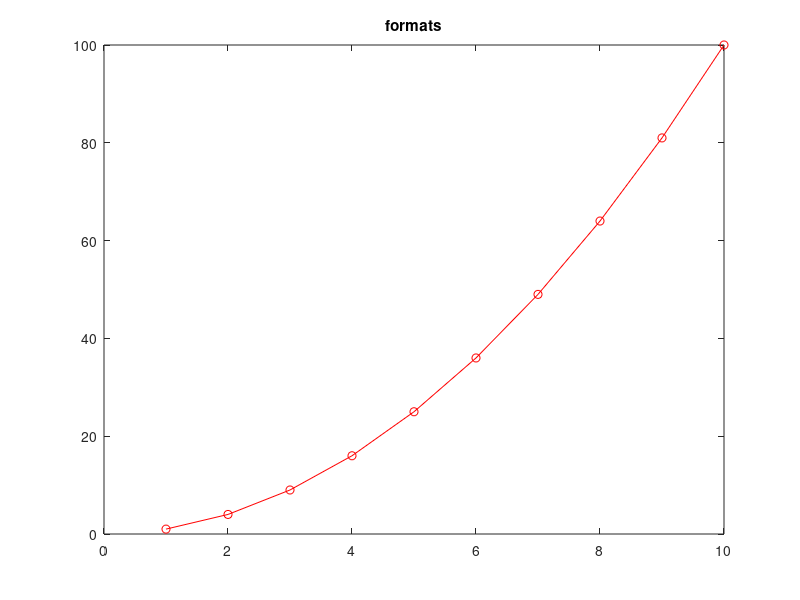

MATLAB code for this plot: (Note: this script raises an error after producing the figure.)
%=============================================================================
% Copyright (c) 2016-present Allan CORNET (Nelson)
%=============================================================================
% This file is part of Nelson.
%=============================================================================
% LICENCE_BLOCK_BEGIN
% SPDX-License-Identifier: LGPL-3.0-or-later
% LICENCE_BLOCK_END
%=============================================================================
% <--INTERACTIVE TEST-->
% <--WEB GUI REQUIRED--> run with: nelson-webview --file runtests_web.m
%=============================================================================
% Every raster export in WEB_GUI mode passes through the graphics_io codec
% registry. SVG and PDF retain their dedicated vector exporters.
out = tempname();
if ~isfolder(out)
  mkdir(out);
end
cleanupOut = onCleanup(@() rmdir(out, 's')); %#ok<NASGU>
f = figure();
plot(1:10, (1:10) .^ 2, 'r-o');
title('formats');
%=============================================================================
rasterFormats = {'png', 'jpg', 'gif', 'webp', 'tiff', 'bmp', 'tga', ...
                 'pbm', 'pgm', 'ppm', 'pnm', 'pcx'};
referenceSize = [];
for k = 1:length(rasterFormats)
  format = rasterFormats{k};
  filename = [out, '/fig.', format];
  saveas(f, filename);
  assert_istrue(isfile(filename));
  decoded = imread(filename);
  currentSize = [size(decoded, 1), size(decoded, 2)];
  if isempty(referenceSize)
    referenceSize = currentSize;
  end
  assert_isequal(currentSize, referenceSize);
end
%=============================================================================
svgFile = [out, '/fig.svg'];
saveas(f, svgFile);
assert_istrue(isfile(svgFile));
svgText = fileread(svgFile);
assert_istrue(contains(svgText, '<svg'));
assert_istrue(contains(svgText, '<polyline'));
assert_istrue(contains(svgText, '<text'));
%=============================================================================
pdfFile = [out, '/fig.pdf'];
saveas(f, pdfFile);
assert_istrue(isfile(pdfFile));
fid = fopen(pdfFile, 'rb');
magic = fread(fid, 5, 'uint8');
fclose(fid);
assert_isequal(char(magic'), '%PDF-');
%=============================================================================
defaultFile = [out, '/fig_default'];
saveas(f, defaultFile);
assert_istrue(isfile([defaultFile, '.png']));
forcedFile = [out, '/fig_forced'];
saveas(f, forcedFile, 'webp');
assert_istrue(isfile([forcedFile, '.webp']));
% Exercise the backend half of the clipboard.image channel. Browser-side
% permission, denial and gesture-retry behavior is covered by the frontend test.
copygraphics(f);
close(f);
%=============================================================================
